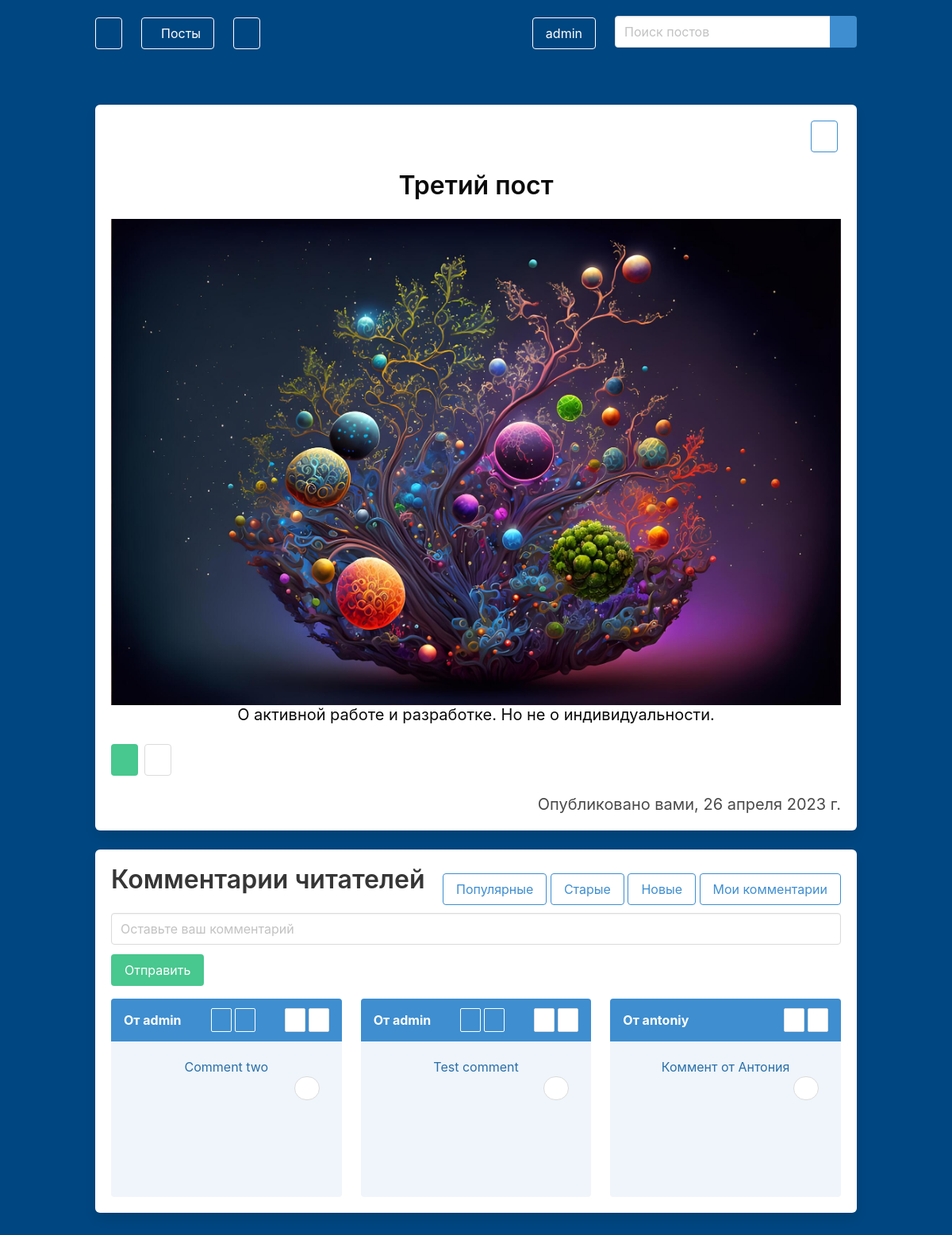
/blog/post/Третий пост18/?page=1 (signed in), run on the app's committed database.
### blog/models.py (models this page shows, shortened)
class Post(models.Model):
    title = models.CharField(max_length=255)
    text = models.TextField()
    slug = models.SlugField(unique=True)
    date = models.DateField(auto_now=True)
    author = models.ForeignKey(User, on_delete=models.CASCADE)
    image = models.ImageField(default='image.jpg', blank=True)
    likes = models.ManyToManyField(User, related_name='likes', blank=True)
    dislikes = models.ManyToManyField(User, related_name='dislikes', blank=True)
    views = models.ManyToManyField(User, related_name='views', blank=True)
    saved = models.ManyToManyField(User, related_name='saved', blank=True)
    favorite = models.ManyToManyField(User, related_name='favorite', blank=True)
    comments_allowed = models.BooleanField(default=True)
    def __str__(self):
        return self.title

class Comment(models.Model):
    post = models.ForeignKey('blog.Post', on_delete=models.CASCADE)
    user = models.ForeignKey(User, on_delete=models.CASCADE)
    text = models.TextField()
    date = models.DateTimeField(auto_now_add=True)
    comment_likes = models.ManyToManyField(User, related_name='comment_likes')
    comment_dislikes = models.ManyToManyField(User, related_name='comment_dislikes')
    parent = models.ForeignKey('self', null=True, blank=True, on_delete=models.CASCADE, related_name='children')
    reply_to = models.ForeignKey('self', null=True, blank=True, on_delete=models.SET_NULL, related_name='reply')

### blog/views.py (the view)
# urls.py: path('post/<slug>/', views.post, name='post'),
@login_required(login_url='/users/log_in')
def post(request, slug):
    post_detail = Post.objects.get(slug=slug)
    form = CommentForm(request.POST or None)
    action = request.GET.get('action')
    query = request.GET.get('filter')
    comments = post_detail.comment_set.filter(parent=None)
    comments = filter_comments(query, comments, request) if query else comments
    pages = Paginator(comments, 3)
    page = request.GET.get('page')
    comments = pages.get_page(page)
    comment_pages = comments.paginator.get_elided_page_range(comments.number)
    if action:
        add_saved(action, request)
        return redirect('blog:post', slug=slug)
    if request.user not in post_detail.views.all():
        post_detail.views.add(request.user)
    if form.is_valid():
        instance = form.save(commit=False)
        instance.user = request.user
        instance.post = post_detail
        instance.save()
        return redirect('blog:post', slug=slug)
    return render(request, 'post.html', {'post': post_detail, 'form': form, 'comment_pages': comment_pages, 'comments': comments, 'page':page, 'query': query})

### blog/forms.py
class CommentForm(forms.ModelForm):
    text = forms.CharField(widget=forms.TextInput(attrs={
        'class': 'input', 'placeholder': "Оставьте ваш комментарий"
    }))
    class Meta:
        model = Comment
        fields = ['text', ]

### blog/templates/post.html (shortened to what this page needs)
{% extends 'base_layout.html' %}
{% load static from static %}
{% block content %}
    <div class="container">
        <div class="box has-text-centered" style="min-width: 100%">
            <div class="buttons is-right">
                <a href="{% url 'blog:post' post.slug %}?action=saved&pk={{post.pk}} " class="button is-info is-outlined">
                </a>
            </div>
            <div class="title has-text-black">
                {{ post }}
            </div>
            {% if post.image %}
                <img src="{{ post.image.url }}" alt="" class="image is-centered post-image is-fullwidth">
            {% else %}
                <img src="{% static 'images/image.jpg' %}" alt="" class="image is-centered post-image">
            {% endif %}
            <div class="subtitle has-text-black">
                {{ post.text }}
            </div>
            <div class="buttons">
                <a class="button {% if user in post.likes.all %} is-success {% endif %}"
                href="{% url 'blog:like' post.slug %}">
                </a>
                <a class="button {% if user in post.dislikes.all %} is-danger {% endif %}"
                href="{% url 'blog:dislike' post.slug %}">
                </a>
            </div>
            {% if user == post.author %}
                <div class="subtitle has-text-right">Опубликовано вами, {{ post.date }}</div>
            {% else %}
                <div class="subtile has-text-right">Опубликовано автором: {{ post.author }}, {{ post.date }}
                    <br><br>
                    <a href="{% url 'blog:home' %}?filter=author_post&user={{post.author.pk}}"
                    class="button is-info is-outlined">Посмотреть все посты автора</a>
                </div>
            {% endif %}
        </div>
        {% if post.comments_allowed %}
        <div class="box">
            {% if post.comment_set %}
            <div class="is-flex is-align-items-center is-justify-content-space-between">
                {% if post.comment_set.all %}
                <div class="title">Комментарии читателей</div>
                {% else %}
                <div class="title">Пока нет комментариев</div>
                {% endif %}
                <div>
                    <a class="button is-info is-outlined" href="{% url 'blog:post' post.slug %}?filter=comment_popular">Популярные</a>
                    <a class="button is-info is-outlined" href="{% url 'blog:post' post.slug %}?filter=comment_old">Старые</a>
                    <a class="button is-info is-outlined" href="{% url 'blog:post' post.slug %}?filter=comment_new">Новые</a>
                    <a class="button is-info is-outlined" href="{% url 'blog:post' post.slug %}?filter=comment_main">Мои комментарии</a>
                </div>
            </div>
            {% else %}
                <div class="title">Пока нет комментариев</div>
            {% endif %}
            <form method="post">
                {% for field in form %}
                    {{field}}
                {% endfor %}
                <button class="button is-success mt-3">
                    Отправить
                </button>
            </form>
            <div class="columns is-centered is-multiline">
                {% for comment in comments %}
                    <div class="column is-4">
                        <div class="message is-info">
                            <div class="message-header">
                                От {{ comment.user }}
                                {% if request.user == comment.user %}
                                    <div class="buttons m-0 is-right">
                                        <a class="button m-0 ml-1 is-small is-info is-outlined is-inverted"
                                           href="{% url 'blog:comment_delete' comment.pk %}">
                                        </a>
                                        <a class="button m-0 ml-1 is-small is-info is-outlined is-inverted"
                                           href="{% url 'blog:comment_edit' comment.pk %}">
                                        </a>
                                    </div>
                                    {% endif %}
                                    <div class="buttons m-0">
                                        <a
                                        class="button is-small m-0 ml-1 {% if user in comment.comment_likes.all %} is-success {% endif %}"
                                        href="{% url 'blog:comment_like' pk=comment.pk %}">
                                        </a>
                                        <a
                                        class="button is-small m-0 ml-1 {% if user in comment.comment_dislikes.all %} is-danger {% endif %}"
                                        href="{% url 'blog:comment_dislike' pk=comment.pk %}">
                                        </a>
                                    </div>
                            </div>
                            <div class="message-body has-text-centered">
                                {{ comment.text }}
                                <div class="buttons is-right">
                                    <a href="{% url 'blog:reply' comment.pk %}"
                                        class="button is-rounded is-small replay-button"
                                        onclick="toggleReplay(this.dataset.pk)">
                                    </a>
                                </div>
                            </div>
                        </div>
                    </div>
                {% endfor %}
            </div>
        </div>
        {% endif %}
    </div>
{% endblock %}

### blog/templates/base_layout.html (shortened to what this page needs)
{% load static from static %}
<html lang="en">
<head>
    <link rel="stylesheet" href="{% static 'bulma.css' %}">
    <link rel="stylesheet" href="{% static 'style.css' %}">
</head>
<body>
<section class="hero is-fullheight" style="background-color: rgb(0, 70, 128);">
    {% if user.is_authenticated %}
        <div class="hero-head">
            <nav class="navbar">
                <div class="container">
                    <div id="navbarMenuHeroA" class="navbar-menu">
                        <div class="navbar-start">
                            <div class="navbar-brand">
                                <a href="{% url 'blog:home' %}" class="navbar-item">
                                    <button class="button is-info is-outlined is-inverted">
                                    </button>
                                </a>
                            </div>
                            <div class="navbar-item">
                                <div class="dropdown is-hoverable">
                                    <div class="dropdown-trigger">
                                        <button class="button is-info is-outlined is-inverted">
                                            Посты
                                        </button>
                                    </div>
                                </div>
                            </div>
                            <div class="navbar-item">
                                <div class="dropdown is-hoverable">
                                    <div class="dropdown-trigger">
                                        <button class="button is-info is-outlined is-inverted">
                                        </button>
                                    </div>
                                </div>
                            </div>
                        </div>
                        <div class="navbar-end">
                            <span class="navbar-item">
                                <div class="dropdown is-hoverable">
                                <div class="dropdown-trigger">
                                    <button class="button is-info is-outlined is-inverted" aria-haspopup="true" aria-controls="dropdown-menu">
                                        {{ request.user }}
                                    </button>
                                </div>
                            </div>
                            </span>
                            <span class="navbar-item mt-3">
                                <form class="field has-addons" method="get">
                                        <div class="control">
                                            <input class="input" type="text" name="search" placeholder="Поиск постов">
                                        </div>
                                        <div class="control">
                                            <a class="button is-info">
                                            </a>
                                        </div>
                                </form>
                            </span>
                        </div>
                    </div>
                </div>
            </nav>
        </div>
    {% elif request.path == '/blog/home/' %}
        <div class="has-text-right p-2">
            <a href="{% url 'users:log_in' %}" class="button is-info is-outlined in-inverted">
                Войти
            </a>
        </div>
    {% endif %}
    <div class="hero-body">
        {% block content %}
        {% endblock %}
    </div>
</section>
</body>
</html>

### static/style.css (style rules this page uses)
input:not([type=checkbox]) { width: 100%; }
.message { min-height: 250px; cursor: pointer; }

### data on the page
Post: title "Третий пост", image (picture), text "О активной работе и разработке. Но не о индивидуальности.", date "26 апреля 2023 г."
Comment: user "admin", text "Comment two"
Comment: user "admin", text "Test comment"
Comment: user "antoniy", text "Коммент от Антония"

### other printed values
{{ request.user }} "admin"
